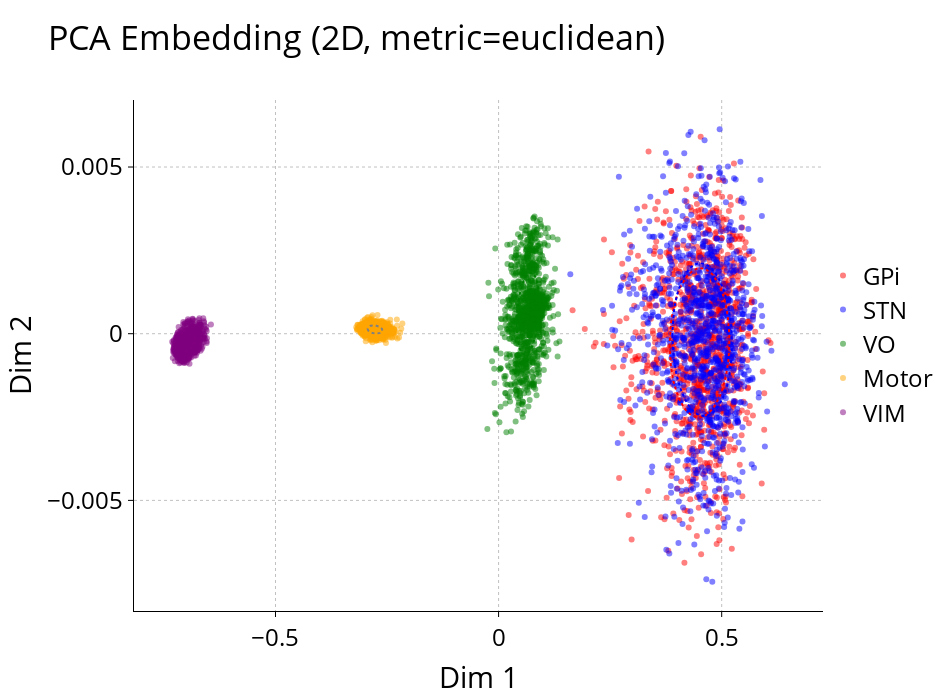

Source (notebook cell):
### Markdown cell above
### Visualize test segments

### Code cell
test_region_list = [label for label in test_labels_text]
test_side_list = ["" for _ in test_labels_text]
test_electrode_list = [""] * len(test_labels_text)
fig,_ = plot_interactive_embeddings(test_emb, test_region_list, test_electrode_list, test_side_list, dim=2, method='pca', metric='euclidean', show_ellipses=True, verbose=False)
fig.update_layout(
    legend=dict(x=1, y=0.7, xanchor='left', yanchor='top'),
    font=dict( size=24, color="black")
)
fig.show()
